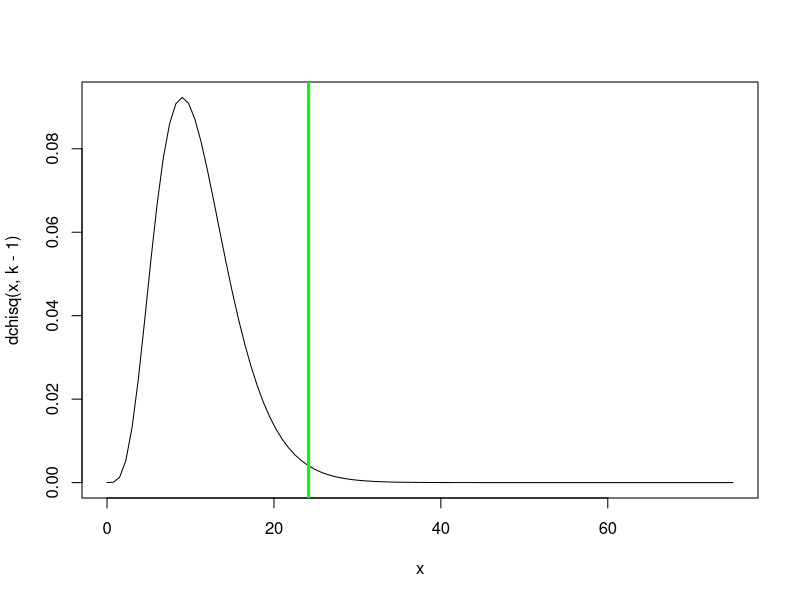
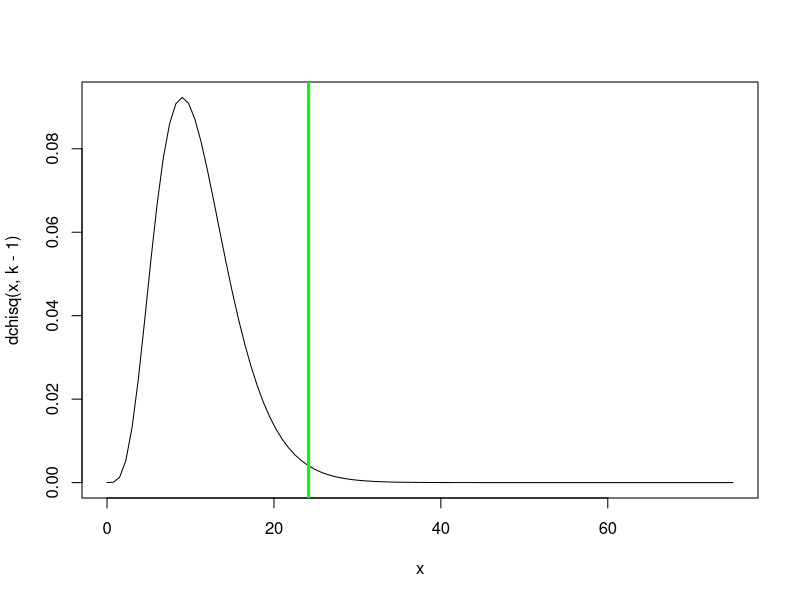
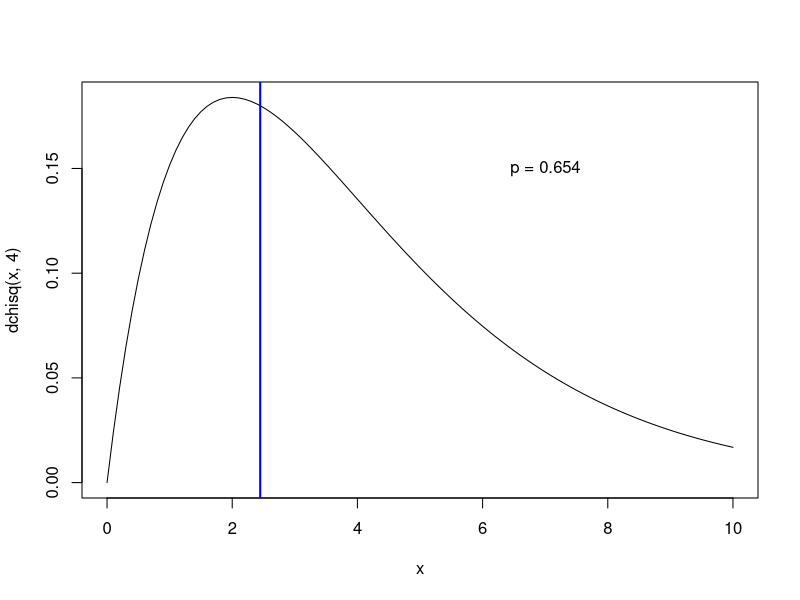
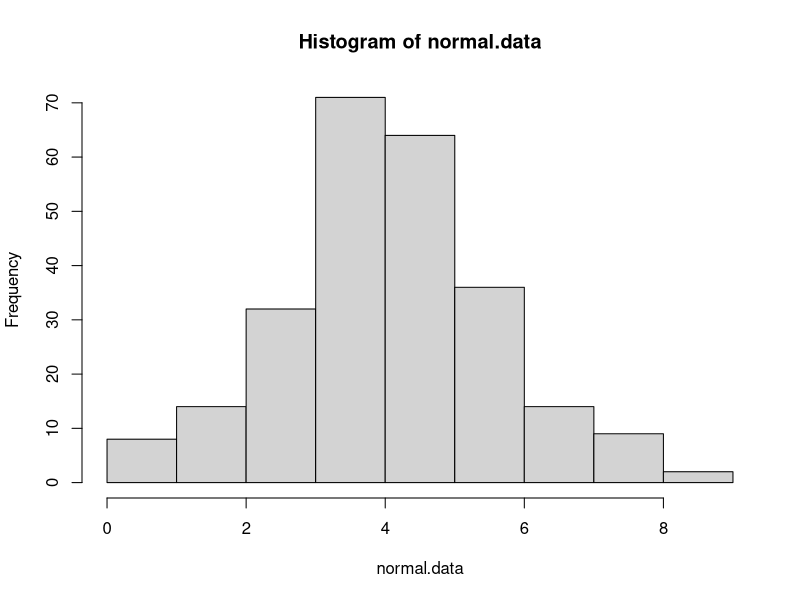
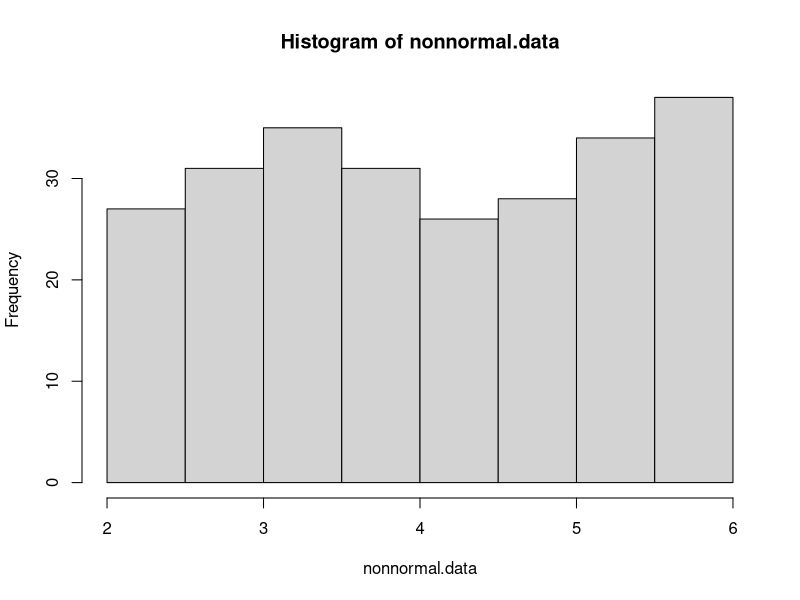
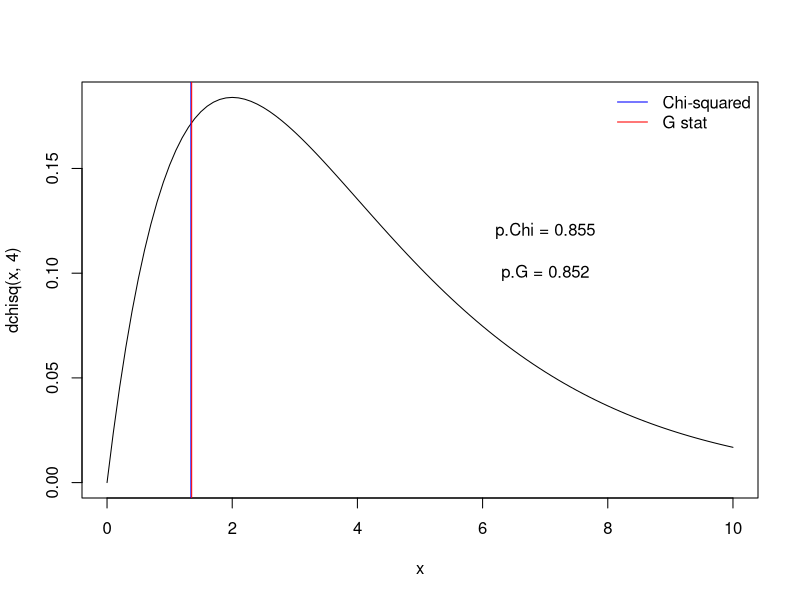

Here is the R script that generated these plots, in order:

############################################################
####                                                    ####  
####  NRES 710, Lecture 5                               ####
####                                                    ####
####  Kevin Shoemaker and Ben Sullivan                  #### 
####  University of Nevada, Reno                        ####
####                                                    #### 
############################################################


############################################################
####  ANOVA                                             ####
############################################################



## Chi squared goodness-of-fit example

birthdays.bymonth <- c(40,23,33,39,28,29,45,31,22,34,44,20)
months <- c("Jan","Feb","Mar","Apr","May","Jun","Jul","Aug","Sep","Oct","Nov","Dec")
names(birthdays.bymonth) <- months

sample.size <- sum(birthdays.bymonth)
k = length(birthdays.bymonth)   # number of categories (months)
exp.birthdays.bymonth <- sample.size*rep(1/k,times=k)   # compute the expected number under the null hypothesis.

Chisq.stat <- sum((birthdays.bymonth-exp.birthdays.bymonth)^2/exp.birthdays.bymonth)
Chisq.stat


## View the summary statistic along with its sampling distribution under the null hypothesis

curve(dchisq(x,k-1),0,75)
abline(v=Chisq.stat,col="green",lwd=3)

p <- 1-pchisq(Chisq.stat,k-1)
p


### use R's built in chi squared function

chisq.test(birthdays.bymonth)     # should get the same p value!


## Chi squared goodness-of-fit example

birthdays.bymonth <- c(40,23,33,39,28,29,45,31,22,34,44,20)
months <- c("Jan","Feb","Mar","Apr","May","Jun","Jul","Aug","Sep","Oct","Nov","Dec")
names(birthdays.bymonth) <- months

sample.size <- sum(birthdays.bymonth)
k = length(birthdays.bymonth)   # number of categories (months)
exp.birthdays.bymonth <- sample.size*rep(1/k,times=k)   # compute the expected number under the null hypothesis.

Chisq.stat <- sum((birthdays.bymonth-exp.birthdays.bymonth)^2/exp.birthdays.bymonth)
Chisq.stat


## View the summary statistic along with its sampling distribution under the null hypothesis

curve(dchisq(x,k-1),0,75)
abline(v=Chisq.stat,col="green",lwd=3)

p <- 1-pchisq(Chisq.stat,k-1)
p


### use R's built in chi squared function

chisq.test(birthdays.bymonth)     # should get the same p value!



n.bunnies <- 112

    # sample assuming null hypothesis is true
all.bunnies <- data.frame(
  ear_type = sample(c("floppy","pointy","mixed"),n.bunnies,replace = T),
  coat_color = sample(c("white","brown","mixed"),n.bunnies,replace = T)
)

head(all.bunnies)

######
# make contingency table

con_table <- table(all.bunnies$ear_type,all.bunnies$coat_color)

######
# generate expected values

prop.ears <- rowSums(con_table)/n.bunnies
sum.coats <- colSums(con_table)
exp_table <- sapply(1:ncol(con_table),function(t) sum.coats[t]*prop.ears)
colnames(exp_table) <- colnames(con_table)

#####
# compute chi-squared statistic

Chisq.stat <- sum((con_table-exp_table)^2/exp_table)


#####
# Compare chi squared statistic with null sampling distribution

curve(dchisq(x,4),0,10)
abline(v=Chisq.stat,col="blue",lwd=2)

p.value <- 1-pchisq(Chisq.stat,4)
p.value

text(7,0.15,paste0("p = ",round(p.value,3)))


######
# Compare with R's built in chi squared function

chisq.test(con_table)



######
# Chi-squared test for normality

normal.data <- rnorm(250,4,1.5)  # generate normal data
nonnormal.data <-  runif(250,2,6)  # generate non-normal data

hist(normal.data)
hist(nonnormal.data)

#####
# First bin the data (chi squared test must be on categorical data!)

breaks <- c(-Inf,1,2,3,3.5,4,4.5,5,6,7,Inf)

normal.data.binned <- cut(normal.data,breaks,labels=breaks[-1])
nonnormal.data.binned <- cut(nonnormal.data,breaks,labels=breaks[-1])

obs_table_norm <- table(normal.data.binned)
obs_table_nonnorm <- table(nonnormal.data.binned)

#####
# Determine expected values in each cell if the underlying distribution were normal

normal.probs <- sapply(2:length(breaks), function(t) pnorm(breaks[t],mean(normal.data),sd(normal.data))-pnorm(breaks[t-1],mean(normal.data),sd(normal.data))  )
exp_table_norm <- length(normal.data)*normal.probs  # check that expected vals are greater than 5

normal.probs <- sapply(2:length(breaks), function(t) pnorm(breaks[t],mean(nonnormal.data),sd(nonnormal.data))-pnorm(breaks[t-1],mean(nonnormal.data),sd(nonnormal.data))  )
exp_table_nonnorm <- length(normal.data)*normal.probs  # check that expected vals are greater than 5

######
# Chi squared stat for normality test on normal data

chistat_norm <- sum((obs_table_norm-exp_table_norm)^2/exp_table_norm)
pval_norm <- 1-pchisq(chistat_norm,length(exp_table_norm)-1)
pval_norm

chistat_nonnorm <- sum((obs_table_nonnorm-exp_table_nonnorm)^2/exp_table_nonnorm)
pval_nonnorm <- 1-pchisq(chistat_nonnorm,length(exp_table_nonnorm)-1)
pval_nonnorm

####
# Compare with shapiro wilk test (which is a MUCH better test!)

shapiro.test(normal.data)
shapiro.test(nonnormal.data)


n.bunnies <- 112

    # sample assuming null hypothesis is true
all.bunnies <- data.frame(
  ear_type = sample(c("floppy","pointy","mixed"),n.bunnies,replace = T),
  coat_color = sample(c("white","brown","mixed"),n.bunnies,replace = T)
)

head(all.bunnies)

######
# make contingency table

con_table <- table(all.bunnies$ear_type,all.bunnies$coat_color)

######
# generate expected values

prop.ears <- rowSums(con_table)/n.bunnies
sum.coats <- colSums(con_table)
exp_table <- sapply(1:ncol(con_table),function(t) sum.coats[t]*prop.ears)
colnames(exp_table) <- colnames(con_table)

#####
# compute chi-squared and G statistics

Chisq.stat <- sum((con_table-exp_table)^2/exp_table)
G.stat <- 2*sum(con_table*log(con_table/exp_table))   # slightly different!


#####
# Compare chi squared and G statistics with null sampling distribution

curve(dchisq(x,4),0,10)
abline(v=Chisq.stat,col="blue",lwd=1)
abline(v=G.stat,col="red",lwd=1)
legend("topright",lty=c(1,1),lwd=c(1,1),col=c("blue","red"),legend=c("Chi-squared","G stat"),bty="n")

p.value.Chi <- 1-pchisq(Chisq.stat,4)
p.value.G <- 1-pchisq(G.stat,4)

text(7,0.12,paste0("p.Chi = ",round(p.value.Chi,3)))
text(7,0.1,paste0("p.G = ",round(p.value.G,3)))


n.bunnies <- 20

    # sample assuming null hypothesis is true
all.bunnies <- data.frame(
  ear_type = sample(c("floppy","pointy","mixed"),n.bunnies,replace = T),
  coat_color = sample(c("white","brown","mixed"),n.bunnies,replace = T)
)

head(all.bunnies)

######
# make contingency table

con_table <- table(all.bunnies$ear_type,all.bunnies$coat_color)

######
# generate expected values

prop.ears <- rowSums(con_table)/n.bunnies
sum.coats <- colSums(con_table)
exp_table <- sapply(1:ncol(con_table),function(t) sum.coats[t]*prop.ears)
colnames(exp_table) <- colnames(con_table)

#####
# run fisher exact test

#?fisher.test

chisq.test(con_table)
fisher.test(con_table)   # better test
fisher.test(con_table,simulate.p.value = T,B=5000)   # use simulated p-value - usually very similar answer

